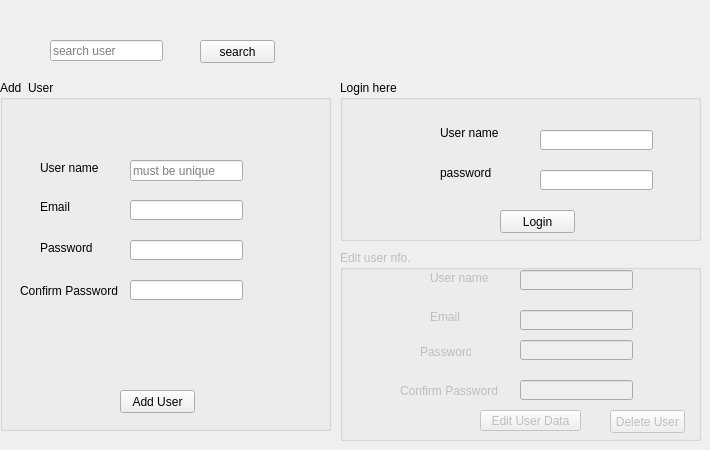
    <widget class="QWidget" name="tab_3">
     <attribute name="title">
      <string>users</string>
     </attribute>
     <widget class="QGroupBox" name="groupBox">
      <property name="geometry">
       <rect>
        <x>0</x>
        <y>80</y>
        <width>331</width>
        <height>351</height>
       </rect>
      </property>
      <property name="title">
       <string>Add  User</string>
      </property>
      <widget class="QPushButton" name="pushButton_11">
       <property name="geometry">
        <rect>
         <x>120</x>
         <y>310</y>
         <width>75</width>
         <height>23</height>
        </rect>
       </property>
       <property name="text">
        <string>Add User</string>
       </property>
      </widget>
      <widget class="QLabel" name="label_16">
       <property name="geometry">
        <rect>
         <x>40</x>
         <y>80</y>
         <width>61</width>
         <height>16</height>
        </rect>
       </property>
       <property name="text">
        <string>User name</string>
       </property>
      </widget>
      <widget class="QLineEdit" name="lineEdit_9">
       <property name="geometry">
        <rect>
         <x>130</x>
         <y>80</y>
         <width>113</width>
         <height>21</height>
        </rect>
       </property>
       <property name="placeholderText">
        <string>must be unique</string>
       </property>
      </widget>
      <widget class="QLineEdit" name="lineEdit_10">
       <property name="geometry">
        <rect>
         <x>130</x>
         <y>120</y>
         <width>113</width>
         <height>20</height>
        </rect>
       </property>
      </widget>
      <widget class="QLineEdit" name="lineEdit_11">
       <property name="geometry">
        <rect>
         <x>130</x>
         <y>160</y>
         <width>113</width>
         <height>20</height>
        </rect>
       </property>
       <property name="text">
        <string/>
       </property>
       <property name="echoMode">
        <enum>QLineEdit::Password</enum>
       </property>
      </widget>
      <widget class="QLineEdit" name="lineEdit_12">
       <property name="geometry">
        <rect>
         <x>130</x>
         <y>200</y>
         <width>113</width>
         <height>20</height>
        </rect>
       </property>
       <property name="text">
        <string/>
       </property>
       <property name="echoMode">
        <enum>QLineEdit::Password</enum>
       </property>
      </widget>
      <widget class="QLabel" name="label_17">
       <property name="geometry">
        <rect>
         <x>40</x>
         <y>120</y>
         <width>47</width>
         <height>13</height>
        </rect>
       </property>
       <property name="text">
        <string>Email</string>
       </property>
      </widget>
      <widget class="QLabel" name="label_18">
       <property name="geometry">
        <rect>
         <x>40</x>
         <y>160</y>
         <width>61</width>
         <height>16</height>
        </rect>
       </property>
       <property name="text">
        <string>Password</string>
       </property>
      </widget>
      <widget class="QLabel" name="label_19">
       <property name="geometry">
        <rect>
         <x>20</x>
         <y>200</y>
         <width>101</width>
         <height>21</height>
        </rect>
       </property>
       <property name="text">
        <string>Confirm Password</string>
       </property>
      </widget>
      <widget class="QLabel" name="label_20">
       <property name="geometry">
        <rect>
         <x>10</x>
         <y>240</y>
         <width>271</width>
         <height>41</height>
        </rect>
       </property>
       <property name="text">
        <string/>
       </property>
      </widget>
     </widget>
     <widget class="QGroupBox" name="groupBox_2">
      <property name="geometry">
       <rect>
        <x>340</x>
        <y>80</y>
        <width>361</width>
        <height>161</height>
       </rect>
      </property>
      <property name="title">
       <string>Login here</string>
      </property>
      <widget class="QLineEdit" name="lineEdit_13">
       <property name="geometry">
        <rect>
         <x>200</x>
         <y>50</y>
         <width>113</width>
         <height>20</height>
        </rect>
       </property>
      </widget>
      <widget class="QLineEdit" name="lineEdit_14">
       <property name="geometry">
        <rect>
         <x>200</x>
         <y>90</y>
         <width>113</width>
         <height>20</height>
        </rect>
       </property>
       <property name="echoMode">
        <enum>QLineEdit::Password</enum>
       </property>
      </widget>
      <widget class="QPushButton" name="pushButton_12">
       <property name="geometry">
        <rect>
         <x>160</x>
         <y>130</y>
         <width>75</width>
         <height>23</height>
        </rect>
       </property>
       <property name="text">
        <string>Login</string>
       </property>
      </widget>
      <widget class="QLabel" name="label_32">
       <property name="geometry">
        <rect>
         <x>100</x>
         <y>43</y>
         <width>61</width>
         <height>20</height>
        </rect>
       </property>
       <property name="text">
        <string>User name</string>
       </property>
      </widget>
      <widget class="QLabel" name="label_33">
       <property name="geometry">
        <rect>
         <x>100</x>
         <y>83</y>
         <width>61</width>
         <height>20</height>
        </rect>
       </property>
       <property name="text">
        <string>password</string>
       </property>
      </widget>
      <widget class="QLabel" name="label_29">
       <property name="geometry">
        <rect>
         <x>66</x>
         <y>110</y>
         <width>261</width>
         <height>20</height>
        </rect>
       </property>
       <property name="text">
        <string/>
       </property>
      </widget>
     </widget>
     <widget class="QGroupBox" name="groupBox_3">
      <property name="enabled">
       <bool>false</bool>
      </property>
      <property name="geometry">
       <rect>
        <x>340</x>
        <y>250</y>
        <width>361</width>
        <height>191</height>
       </rect>
      </property>
      <property name="title">
       <string>Edit user nfo.</string>
      </property>
      <widget class="QLineEdit" name="lineEdit_15">
       <property name="geometry">
        <rect>
         <x>180</x>
         <y>90</y>
         <width>113</width>
         <height>20</height>
        </rect>
       </property>
       <property name="echoMode">
        <enum>QLineEdit::Password</enum>
       </property>
      </widget>
      <widget class="QLabel" name="label_26">
       <property name="geometry">
        <rect>
         <x>60</x>
         <y>130</y>
         <width>101</width>
         <height>21</height>
        </rect>
       </property>
       <property name="text">
        <string>Confirm Password</string>
       </property>
      </widget>
      <widget class="QLineEdit" name="lineEdit_18">
       <property name="geometry">
        <rect>
         <x>180</x>
         <y>60</y>
         <width>113</width>
         <height>20</height>
        </rect>
       </property>
      </widget>
      <widget class="QLineEdit" name="lineEdit_17">
       <property name="geometry">
        <rect>
         <x>180</x>
         <y>20</y>
         <width>113</width>
         <height>20</height>
        </rect>
       </property>
      </widget>
      <widget class="QPushButton" name="pushButton_13">
       <property name="geometry">
        <rect>
         <x>140</x>
         <y>160</y>
         <width>101</width>
         <height>21</height>
        </rect>
       </property>
       <property name="text">
        <string>Edit User Data</string>
       </property>
      </widget>
      <widget class="QLineEdit" name="lineEdit_16">
       <property name="geometry">
        <rect>
         <x>180</x>
         <y>130</y>
         <width>113</width>
         <height>20</height>
        </rect>
       </property>
       <property name="echoMode">
        <enum>QLineEdit::Password</enum>
       </property>
      </widget>
      <widget class="QLabel" name="label_24">
       <property name="geometry">
        <rect>
         <x>80</x>
         <y>92</y>
         <width>51</width>
         <height>20</height>
        </rect>
       </property>
       <property name="text">
        <string>Password</string>
       </property>
      </widget>
      <widget class="QLabel" name="label_27">
       <property name="geometry">
        <rect>
         <x>90</x>
         <y>20</y>
         <width>61</width>
         <height>16</height>
        </rect>
       </property>
       <property name="text">
        <string>User name</string>
       </property>
      </widget>
      <widget class="QLabel" name="label_25">
       <property name="geometry">
        <rect>
         <x>90</x>
         <y>60</y>
         <width>47</width>
         <height>13</height>
        </rect>
       </property>
       <property name="text">
        <string>Email</string>
       </property>
      </widget>
      <widget class="QPushButton" name="pushButton_29">
       <property name="geometry">
        <rect>
         <x>270</x>
         <y>160</y>
         <width>75</width>
         <height>23</height>
        </rect>
       </property>
       <property name="text">
        <string>Delete User</string>
       </property>
      </widget>
     </widget>
     <widget class="QPushButton" name="pushButton_30">
      <property name="geometry">
       <rect>
        <x>200</x>
        <y>40</y>
        <width>75</width>
        <height>23</height>
       </rect>
      </property>
      <property name="text">
       <string>search</string>
      </property>
     </widget>
     <widget class="QLineEdit" name="lineEdit_24">
      <property name="geometry">
       <rect>
        <x>50</x>
        <y>40</y>
        <width>113</width>
        <height>21</height>
       </rect>
      </property>
      <property name="placeholderText">
       <string>search user </string>
      </property>
     </widget>
    </widget>
